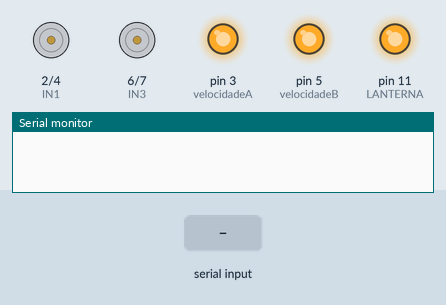
Simulated run of this sketch. Board: Arduino Uno, built with avr-gcc and run on an emulated ATmega328P. Shown: motor-driver pin pairs drawn as motors (green arrow = first pin HIGH = forward, orange = second pin HIGH = backward, longer = more drive), output pins drawn as LEDs (lit = HIGH), the last lines printed to the serial monitor. Inputs (shaded band) come from the test bench.

Above: at 1.2 s.
1.3 s: "A" received over Serial
At 2.3 s:
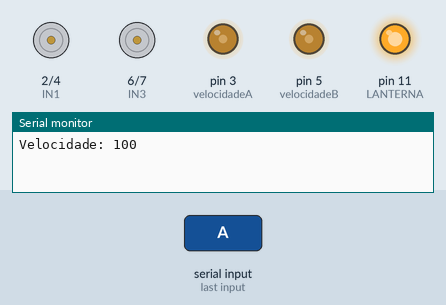
2.8 s: byte 89 ('Y') received over Serial
At 3.5 s:
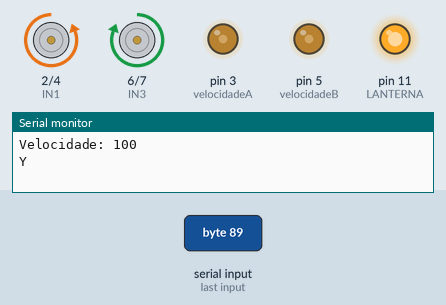
4.3 s: byte 90 ('Z') received over Serial
At 4.6 s:
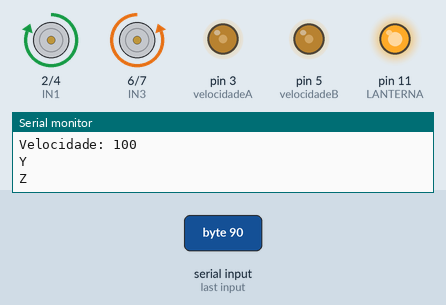
5.8 s: "X" received over Serial
At 6.9 s:
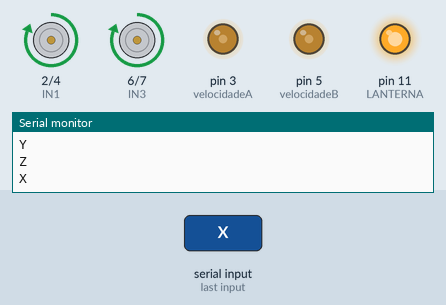
7.3 s: "W" received over Serial
At 8.1 s:
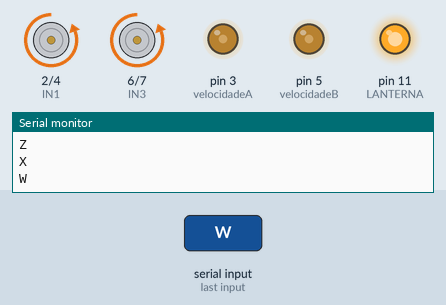
8.8 s: "E" received over Serial
At 9.2 s:
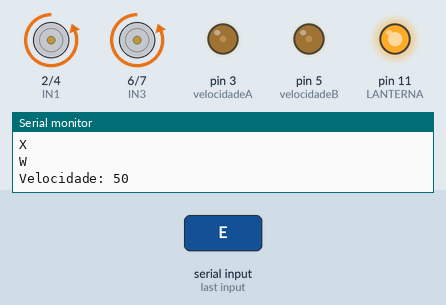
Timing chart, 0 to 11.3 s (numbered marks = the images above; inputs shaded):
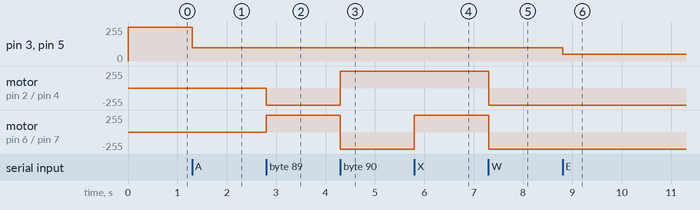

Measured:
- after the input at 1.3 s, pin 3 (velocidadeA), pin 5 (velocidadeB): 255/255 → 100/255 at once
- after the input at 2.8 s, motor on pin 2 (IN1) / pin 4 (IN2): stopped → backward 255/255 at once; motor on pin 6 (IN3) / pin 7 (IN4): stopped → forward 255/255 at once
- after the input at 4.3 s, motor on pin 2 (IN1) / pin 4 (IN2): backward 255/255 → forward 255/255 at once; motor on pin 6 (IN3) / pin 7 (IN4): forward 255/255 → backward 255/255 at once
- after the input at 5.8 s, motor on pin 6 (IN3) / pin 7 (IN4): backward 255/255 → forward 255/255 at once
- after the input at 7.3 s, motor on pin 2 (IN1) / pin 4 (IN2), motor on pin 6 (IN3) / pin 7 (IN4): forward 255/255 → backward 255/255 at once
- after the input at 8.8 s, pin 3 (velocidadeA), pin 5 (velocidadeB): 100/255 → 50/255 at once

The sketch:

Rob_3.0.ino
```cpp
#include <SoftwareSerial.h>
SoftwareSerial BT(0,1);//rx;tx
#include <Servo.h>

#define LANTERNA 11

Servo s; // Variável Servo
int pos; // Posição Servo

//motor_A
int IN1 = 2 ;
int IN2 = 4 ;
int velocidadeA = 3;

//motor_B
int IN3 = 6 ;
int IN4 = 7 ;
int velocidadeB = 5;

int velocidadeIni = 255;
int velocidade = 0;

void setup()
{
//Configuramos os pinos como saídas
pinMode(IN1,OUTPUT);
pinMode(IN2,OUTPUT);
pinMode(IN3,OUTPUT);
pinMode(IN4,OUTPUT);
pinMode(velocidadeA,OUTPUT);
pinMode(velocidadeB,OUTPUT);
analogWrite(velocidadeA,velocidadeIni);
analogWrite(velocidadeB,velocidadeIni);
pinMode(LANTERNA, OUTPUT);
digitalWrite(LANTERNA, HIGH);

//Velocidade de comando do módulo Bluetooth
BT.begin(9600);
Serial.begin(9600);
}

void loop(){
char z;
z = Serial.read();
/*============================================================*/
//DEFINE VELOCIDADE
if(z == 'E'){
  velocidade = 50;
  analogWrite(velocidadeA, velocidade);
  analogWrite(velocidadeB, velocidade);
  Serial.print("Velocidade: ");
  Serial.println(velocidade);
 }

if(z == 'A'){
  velocidade = 100;
  analogWrite(velocidadeA, velocidade);
  analogWrite(velocidadeB, velocidade);
  Serial.print("Velocidade: ");
  Serial.println(velocidade);
 }

 if(z == 'B'){
  velocidade = 150;
  analogWrite(velocidadeA, velocidade);
  analogWrite(velocidadeB, velocidade);
  Serial.print("Velocidade: ");
  Serial.println(velocidade);}

 if(z == 'C'){
  velocidade = 200;
  analogWrite(velocidadeA, velocidade);
  analogWrite(velocidadeB, velocidade);
  Serial.print("Velocidade: ");
  Serial.println(velocidade);}

 if(z == 'D'){
  velocidade = 255;
  analogWrite(velocidadeA, velocidade);
  analogWrite(velocidadeB, velocidade);
  Serial.print("Velocidade: ");
  Serial.println(velocidade);
 }

/*============================================================*/
//DEFINE POSIÇÃO DO MOTOR3 (GARRA)
//RECEBE N,O
//N = 110, O = 176

 if(z == 'N'){
  digitalWrite(LANTERNA, HIGH);
 }

 if(z == 'O'){
  digitalWrite(LANTERNA, LOW);
 }

/*PROGRAMA QUE MOVIMENA O MOTOR
** COM CONTROLE DE VELOCIDADE
*///FRENTE - Movimenta os dois motores para frente
if(z == 'X'){
    Serial.println(z);
    digitalWrite(IN1, HIGH);
    digitalWrite(IN2, LOW);
    digitalWrite(IN3, HIGH);
    digitalWrite(IN4, LOW);
}

if(z == 'x'){
    Serial.println(z);
    digitalWrite(IN1, LOW);
    digitalWrite(IN2, LOW);
    digitalWrite(IN3, LOW);
    digitalWrite(IN4, LOW);
}


//RÉ - Movimenta os dois motores para trás
if(z == 'W'){
    Serial.println(z);
    digitalWrite(IN1, LOW);
    digitalWrite(IN2, HIGH);
    digitalWrite(IN3, LOW);
    digitalWrite(IN4, HIGH);
}
if(z == 'w'){
    Serial.println(z);
    digitalWrite(IN1, LOW);
    digitalWrite(IN2, LOW);
    digitalWrite(IN3, LOW);
    digitalWrite(IN4, LOW);
}

//ESQUERDA - Movimenta o robô para a esquerda
//Ou seja, o motor da esquerda para trás
// e o motor da direita para frente
if(z == 'Y'){
    Serial.println(z);
    digitalWrite(IN1, LOW);
    digitalWrite(IN2, HIGH);
    digitalWrite(IN3, HIGH);
    digitalWrite(IN4, LOW);
}

if(z == 'y'){
    Serial.println(z);
    digitalWrite(IN1, LOW);
    digitalWrite(IN2, LOW);
    digitalWrite(IN3, LOW);
    digitalWrite(IN4, LOW);
}

//DIREITA - Movimenta o robô para a direita
//Ou seja, o motor da esquerda para frente
// e o motor da direita para trás
if(z == 'Z'){
    Serial.println(z);
    digitalWrite(IN1, HIGH);
    digitalWrite(IN2, LOW);
    digitalWrite(IN3, LOW);
    digitalWrite(IN4, HIGH);
}

if(z == 'z'){
    Serial.println(z);
    digitalWrite(IN1, LOW);
    digitalWrite(IN2, LOW);
    digitalWrite(IN3, LOW);
    digitalWrite(IN4, LOW);
}

//========================================================
//SEGUNDA PARTE
//MOTOR ESQUERDA FRENTE T
if(z == 'T'){
    Serial.println(z);
    digitalWrite(IN1, HIGH);
    digitalWrite(IN2, LOW);
}

if(z == 't'){
    Serial.println(z);
    digitalWrite(IN1, LOW);
    digitalWrite(IN2, LOW);
}

//MOTOR ESQUERDA RÉ U
if(z == 'U'){
    Serial.println(z);
    digitalWrite(IN1, LOW);
    digitalWrite(IN2, HIGH);
}

if(z == 'u'){
    Serial.println(z);
    digitalWrite(IN1, LOW);
    digitalWrite(IN2, LOW);
}

//MOTOR DIREITA FRENTE V
if(z == 'V'){
    Serial.println(z);
    digitalWrite(IN3, HIGH);
    digitalWrite(IN4, LOW);
}

if(z == 'v'){
    Serial.println(z);
    digitalWrite(IN3, LOW);
    digitalWrite(IN4, LOW);
}

//MOTOR DIREITA RÉ S
if(z == 'S'){
    Serial.println(z);
    digitalWrite(IN3, LOW);
    digitalWrite(IN4, HIGH);
}

if(z == 's'){
    Serial.println(z);
    digitalWrite(IN3, LOW);
    digitalWrite(IN4, LOW);
  }
}
```
